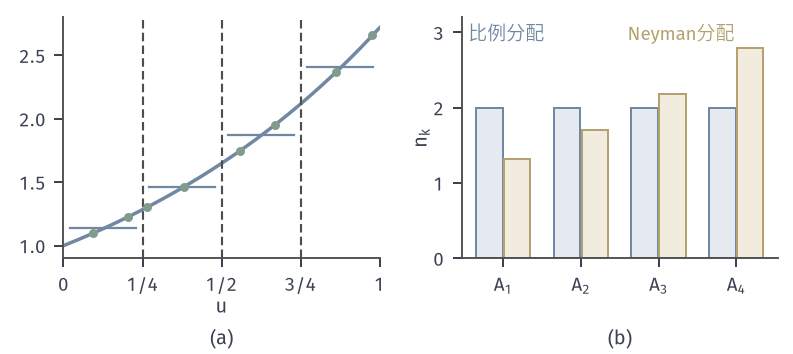

The script that drew this image:
from pathlib import Path
import sys
HERE = Path(__file__).resolve().parent
sys.path.insert(0, str(HERE.parent/"vr-common"))
from vr_fig import *
# I = int_0^1 e^u du, four equal strata [k/4,(k+1)/4).  (a) two points per stratum, u = (k + v)/4 with
# v = 0.37, 0.81 | 0.06, 0.52 | 0.23, 0.68 | 0.45, 0.91; stratum means mu_k as short segments.
# (b) allocation of n = 8 evaluations: proportional n_k = 2 versus Neyman n_k = 8 p_k s_k / sum p_j s_j.
V = [.37, .81, .06, .52, .23, .68, .45, .91]
mu = []; sd = []
for k in range(4):
    a0 = k/4; h = .25
    m = (math.exp(a0+h)-math.exp(a0))/h; m2 = (math.exp(2*(a0+h))-math.exp(2*a0))/(2*h)
    mu.append(m); sd.append(math.sqrt(m2-m*m))
ney = [8*s/sum(sd) for s in sd]
fig, axs = figure(width_mm=112, height_mm=50, ncols=2)
panel(fig, left=.08, right=.98, bottom=.27, top=.95, wspace=.26)
a, b = axs
u = np.linspace(0, 1, 300)
a.plot(u, np.exp(u), color=BLUE, lw=1.4)
for k in range(1, 4):
    a.axvline(k/4, color=STROKE, lw=.85, ls=DASH)
pts = []
for k in range(4):
    a.plot([k/4+.02, (k+1)/4-.02], [mu[k], mu[k]], color=BLUE, lw=.9)
    for v in V[2*k:2*k+2]:
        x = (k+v)/4; pts.append(x); dot(a, x, math.exp(x), color=GREEN, ms=3.6)
a.set_xlim(0, 1); a.set_ylim(.9, 2.8); a.set_xticks([0, .25, .5, .75, 1]); a.set_xticklabels(['0', '1/4', '1/2', '3/4', '1'])
a.set_yticks([1, 1.5, 2, 2.5]); axlab(a, '$u$')
k = np.arange(4)
b.bar(k-.18, [2]*4, width=.34, color=BLUE_FILL, edgecolor=BLUE, lw=.8)
b.bar(k+.18, ney, width=.34, color=YELLOW_FILL, edgecolor=YELLOW, lw=.8)
b.set_xticks(k); b.set_xticklabels(['$A_1$', '$A_2$', '$A_3$', '$A_4$'])
b.set_ylim(0, 3.2); b.set_yticks([0, 1, 2, 3]); b.set_ylabel(r'$n_k$', labelpad=1)
lab(b, -.45, 2.9, '比例分配', BLUE); lab(b, 1.6, 2.9, 'Neyman分配', YELLOW)
tags(fig, axs)
s2 = (E*E-1)/2-(E-1)**2
save(fig, HERE, 'figure', {'points': pts, 'values': [math.exp(x) for x in pts], 'estimate': float(np.mean([math.exp(x) for x in pts])),
     'mu': mu, 'sd': sd, 'neyman': ney, 'var_prop_n8': sum(.25*s*s for s in sd)/8,
     'var_neyman_n8': sum(.25*s for s in sd)**2/8, 'var_int_1223': sum(.0625*s*s/nk for s, nk in zip(sd, [1, 2, 2, 3])),
     'var_plain_n8': s2/8})
